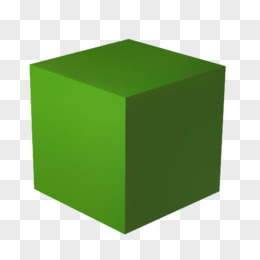
#> input picture img/green_block.jpg, 260 x 260 px
$ python test04_corner.py
#> lines starting #> are read from the running program, lines starting #| are printed output that depends on the picture; after the words box and inside, x2 and y2 are one past the last pixel; in counts of white or black regions, pixels touching at a corner belong together
import cv2

image = cv2.imread("./img/green_block.jpg")
#> image is the input picture: shape (260, 260, 3); mean B, G, R 147.1, 189.1, 165.4
gray = cv2.cvtColor(image, cv2.COLOR_BGR2GRAY)
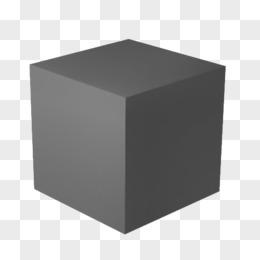
#> gray: shape (260, 260); min 64, max 255, mean 177.2

corners = cv2.goodFeaturesToTrack(gray, 500, 0.01, 2)
#> corners = 104 rows, first 8: [224, 66], [218, 190], [30, 64], [35, 188], [125, 233], [128, 39], [100, 224], [221, 180]

for corner in corners:
    x, y = corner.ravel()
    cv2.circle(image, (int(x),int(y)), 3, (255,0,0), -1)
#> this loop made 104 passes
#> (x, y) on passes 1 to 12: (224, 66), (218, 190), (30, 64), (35, 188), (125, 233), (128, 39), (100, 224), (221, 180), (31, 159), (199, 202), (159, 45), (199, 56)
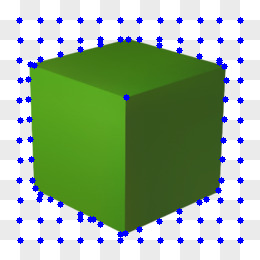
#> image: shape (260, 260, 3); 4.39% of pixels changed, all inside (x1, y1, x2, y2) = (16, 17, 244, 244)

cv2.imshow("corners", image)

cv2.waitKey()
